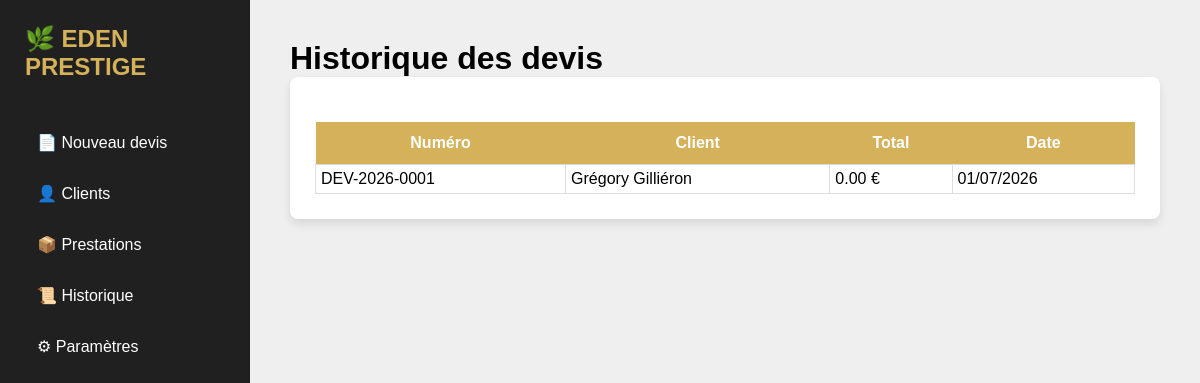
Page /historique on the earlier database version.
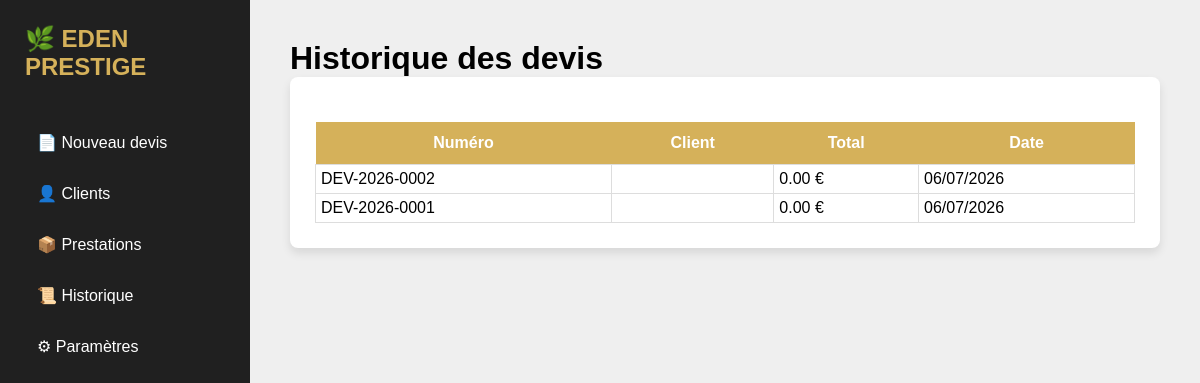
Same page on the later database version.
### models.py (models this page shows, shortened)
class Devis(db.Model):
    __tablename__ = "devis"
    id = db.Column(db.Integer, primary_key=True)
    numero = db.Column(db.String(20), unique=True)
    date = db.Column(db.String(20))
    expiration = db.Column(db.String(20))
    remise = db.Column(db.Float, default=0)
    total = db.Column(db.Float, default=0)
    client_id = db.Column(
        db.Integer,
        db.ForeignKey("clients.id")
    )
    lignes = db.relationship(
        "LigneDevis",
        backref="devis",
        cascade="all, delete",
        lazy=True
    )

class Client(db.Model):
    __tablename__ = "clients"
    id = db.Column(db.Integer, primary_key=True)
    nom = db.Column(db.String(150), nullable=False)
    adresse = db.Column(db.String(255))
    code_postal = db.Column(db.String(10))
    ville = db.Column(db.String(100))
    telephone = db.Column(db.String(30))
    email = db.Column(db.String(150))
    devis = db.relationship("Devis", backref="client_obj", lazy=True)

### app.py (the view)
@app.route("/historique")
def historique():
    devis = Devis.query.order_by(
        Devis.id.desc()
    ).all()
    return render_template(
        "historique.html",
        devis=devis
    )

### templates/historique.html
{% extends "base.html" %}
{% block contenu %}
<h1>Historique des devis</h1>
<div class="bloc">
<table>
<tr>
<th>Numéro</th>
<th>Client</th>
<th>Total</th>
<th>Date</th>
</tr>
{% for d in devis %}
<tr>
<td>{{ d.numero }}</td>
<td>{{ d.client_obj.nom }}</td>
<td>{{ "%.2f"|format(d.total) }} €</td>
<td>{{ d.date }}</td>
</tr>
{% endfor %}
</table>
</div>
{% endblock %}

### templates/base.html (shortened to what this page needs)
<!DOCTYPE html>
<html lang="fr">
<head>
    <link rel="stylesheet"
          href="{{ url_for('static', filename='style.css') }}">
</head>
<body>
<div class="sidebar">
    <h2>🌿 EDEN PRESTIGE</h2>
    <a href="/">📄 Nouveau devis</a>
    <a href="/clients">👤 Clients</a>
    <a href="/prestations">📦 Prestations </a>
    <a href="/historique">📜 Historique</a>
    <a href="/parametres">⚙ Paramètres</a>
</div>
<div class="content">
{% block contenu %}
{% endblock %}
</div>
</body>
</html>

### static/style.css (style rules this page uses)
* { margin:0; padding:0; box-sizing:border-box; font-family:Arial; }
body { display:flex; background:#efefef; }
.sidebar { width:250px; background:#202020; min-height:100vh; padding:25px; }
.sidebar h2 { color:#d5b15a; margin-bottom:40px; }
.sidebar a { display:block; color:white; text-decoration:none; padding:12px; margin-bottom:8px; border-radius:6px; }
.content { flex:1; padding:40px; }
.bloc { background:white; padding:25px; border-radius:8px; box-shadow:0 5px 10px rgba(0,0,0,.1); }
table { width:100%; border-collapse:collapse; margin-top:20px; }
th { background:#d5b15a; color:white; padding:12px; }
td { border:1px solid #ddd; padding:5px; }

Differences in the rows shown:
added Devis: numero "DEV-2026-0002", total "0.00", date "06/07/2026"
changed Devis "DEV-2026-0001": date "01/07/2026" → "06/07/2026"; client_obj.nom "Grégory Gilliéron" → (not shown)
